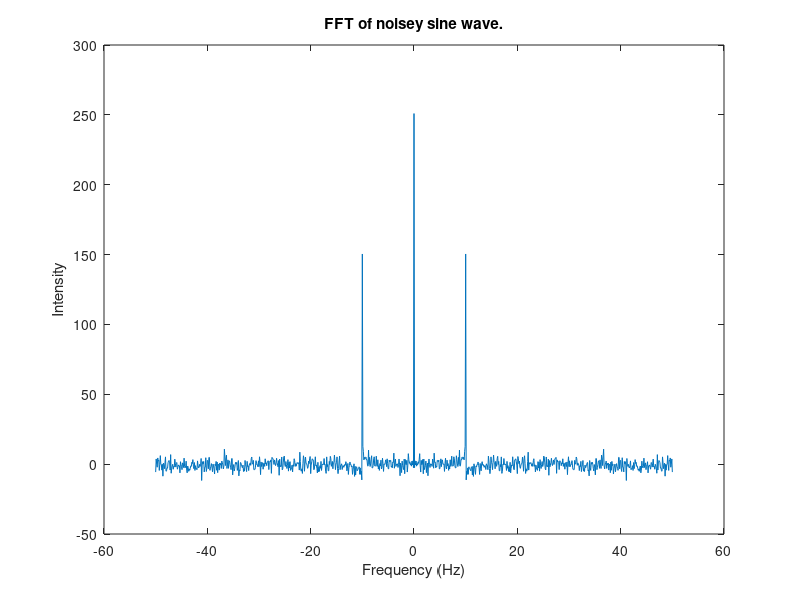

Write MATLAB code to recreate this figure.
% Usage of cells in scripts

tmax = 10; % Try highlighting this line and press F9
samprate = 1/100;    % Sampling rate -> 1000 samples per second
sinefreq = 10;    % sine frequency in Hz

% The following is split into cells.
% Ctrl-Enter to run
% Shift-Ctrl-Enter to run and advance to the next cell

%% Set up problem
time = 0:samprate:tmax;
y = sin(2*pi*sinefreq*time);
% add some noise - A DC offset comes along with this
y = y + 0.5*rand(size(time));

%% Take the fourier transform
FFT = fftshift(fft(y));
freq = 1/(2*samprate)*linspace(-1,1,length(time));

%% Plot
plot(freq,real(FFT));
xlabel('Frequency (Hz)');
ylabel('Intensity');
title('FFT of noisey sine wave.');
